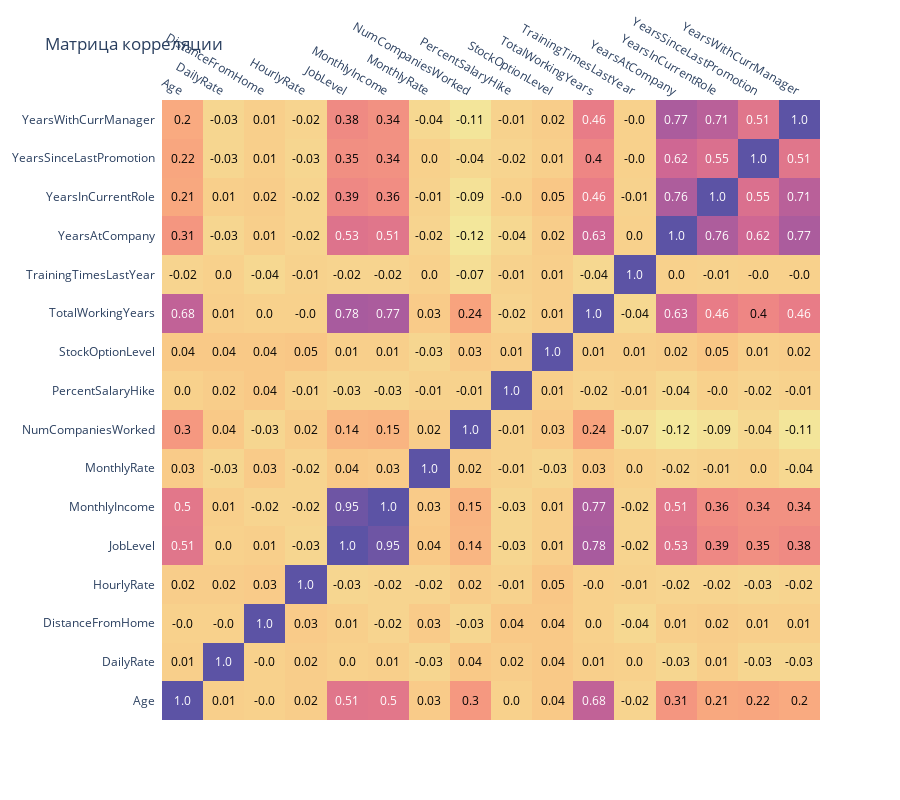

The notebook cell this image was saved under:
### Markdown cell above
### Рассчитаем корреляционную матрицу для числовых признаков

Корреляционная матрица представляет связь между различными числовыми параметрами. В данном случае:
* Сильные положительные корреляции между такими параметрами как: TotalWorkingYears и MonthlyIncome (0.77), YearsAtCompany и YearsWithCurrManager (0.77) указывают на взаимосвязь между опытом работы и заработной платой, а также стабильностью в компании и длительностью работы с одним руководителем.
* Отрицательная корреляция между Age и AttrionLikelihood (-0.31) показывает, что молодые сотрудники склонны уходить из компании чаще, чем более взрослые.

### Code cell
# Корреляционная матрица
numerical_features = df.select_dtypes(include=['int64', 'float64']).columns

corr = df[numerical_features].corr().round(2)

fig = ff.create_annotated_heatmap(
    z=corr.values,
    x=list(corr.columns),
    y=list(corr.index),
    colorscale='sunset',
)

fig.update_layout(title='Матрица корреляции', height=800)
fig.show()
